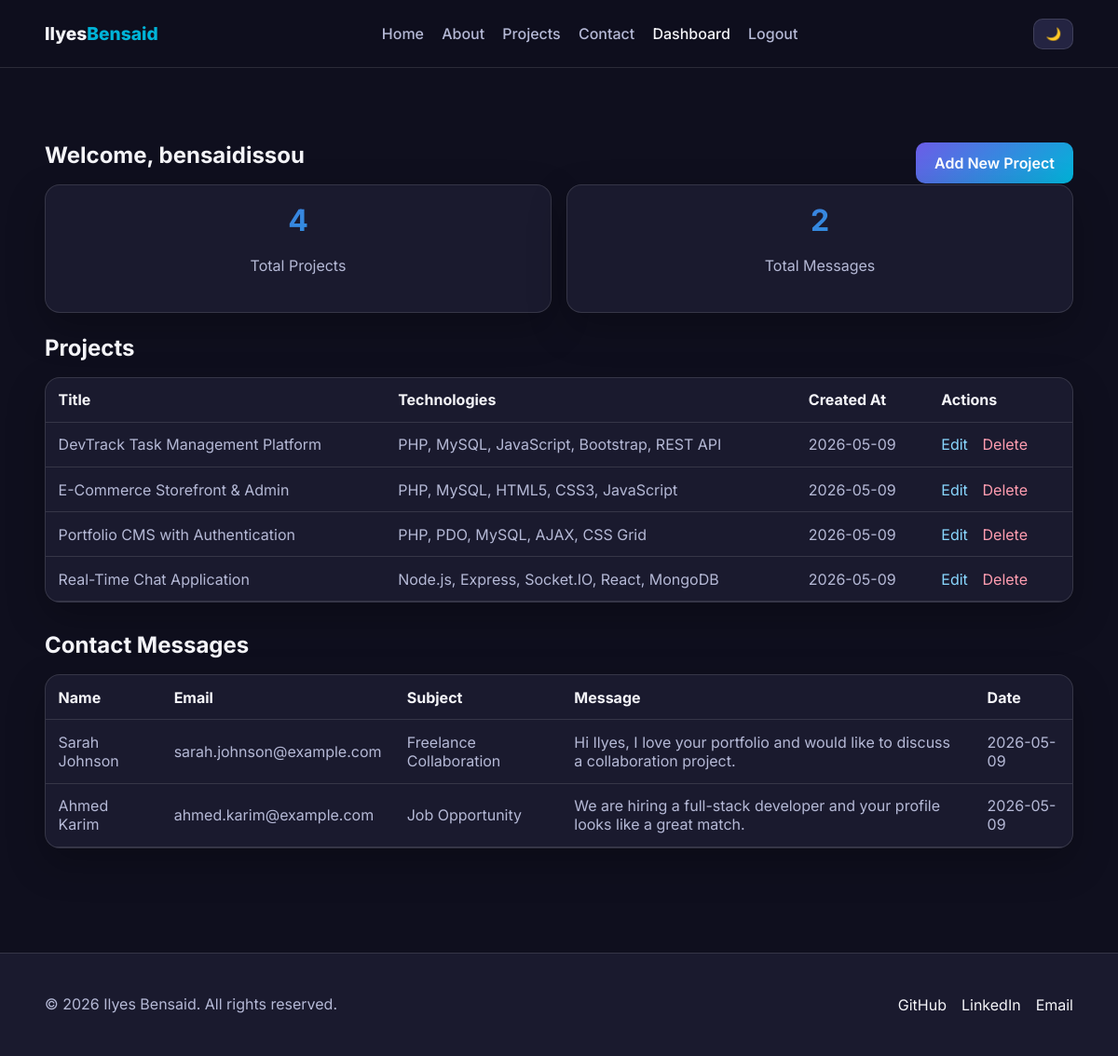
Page /dashboard/index.php (signed in) on the committed database.
### tables this page shows
CREATE TABLE projects (
    id INT UNSIGNED AUTO_INCREMENT PRIMARY KEY,
    title VARCHAR(150) NOT NULL,
    description TEXT NOT NULL,
    technologies VARCHAR(255) NOT NULL,
    image_url VARCHAR(255) NOT NULL,
    github_link VARCHAR(255) NOT NULL,
    demo_link VARCHAR(255) NOT NULL,
    created_at TIMESTAMP DEFAULT CURRENT_TIMESTAMP
);

CREATE TABLE contacts (
    id INT UNSIGNED AUTO_INCREMENT PRIMARY KEY,
    name VARCHAR(100) NOT NULL,
    email VARCHAR(120) NOT NULL,
    subject VARCHAR(150) NOT NULL,
    message TEXT NOT NULL,
    created_at TIMESTAMP DEFAULT CURRENT_TIMESTAMP
);

### includes/auth.php (called while the page is built, shortened)
<?php
function getBasePath(): string
{
    $scriptDir = str_replace('\\', '/', dirname($_SERVER['SCRIPT_NAME'] ?? ''));
    $scriptDir = rtrim($scriptDir, '/');
    foreach (['/dashboard', '/ajax', '/includes', '/assets', '/database'] as $suffix) {
        if (str_ends_with($scriptDir, $suffix)) {
            $scriptDir = substr($scriptDir, 0, -strlen($suffix));
            break;
        }
    }
    return rtrim($scriptDir, '/');
}
function appUrl(string $path = ''): string
{
    $basePath = getBasePath();
    $cleanPath = ltrim($path, '/');
    return ($basePath !== '' ? $basePath : '') . '/' . $cleanPath;
}
function e(string $value): string
{
    return htmlspecialchars($value, ENT_QUOTES, 'UTF-8');
}
function generateCsrfToken(): string
{
    return $_SESSION['csrf_token'];
}
function isLoggedIn(): bool
{
    if (!empty($_SESSION['user'])) {
        return true;
    }
    return loginFromRememberCookie();
}
function getCurrentUser(): ?array
{
    return $_SESSION['user'] ?? null;
}

### dashboard/index.php (the view, shortened to what this page needs)
<?php
require_once __DIR__ . '/../includes/auth.php';
$currentPage = 'dashboard';
$user = getCurrentUser();
$pdo = getPDO();
$totalProjects = (int) $pdo->query('SELECT COUNT(*) FROM projects')->fetchColumn();
$totalMessages = (int) $pdo->query('SELECT COUNT(*) FROM contacts')->fetchColumn();
$projectsStmt = $pdo->query('SELECT id, title, technologies, created_at FROM projects ORDER BY created_at DESC');
$projects = $projectsStmt->fetchAll();
$messagesStmt = $pdo->query('SELECT id, name, email, subject, message, created_at FROM contacts ORDER BY created_at DESC');
$messages = $messagesStmt->fetchAll();
require_once __DIR__ . '/../includes/header.php';
?>
<section class="section dashboard-section">
    <div class="container">
        <div class="section-heading">
            <h1>Welcome, <?= e($user['username'] ?? 'Admin'); ?></h1>
            <a href="<?= e(appUrl('dashboard/add-project.php')); ?>" class="btn btn-primary">Add New Project</a>
        </div>
        <div class="stats-grid">
            <article class="stat-card">
                <h3><?= $totalProjects; ?></h3>
                <p>Total Projects</p>
            </article>
            <article class="stat-card">
                <h3><?= $totalMessages; ?></h3>
                <p>Total Messages</p>
            </article>
        </div>
        <h2>Projects</h2>
        <div class="table-wrapper">
            <table>
                <thead>
                    <tr>
                        <th>Title</th>
                        <th>Technologies</th>
                        <th>Created At</th>
                        <th>Actions</th>
                    </tr>
                </thead>
                <tbody>
                    <?php foreach ($projects as $project): ?>
                        <tr>
                            <td><?= e($project['title']); ?></td>
                            <td><?= e($project['technologies']); ?></td>
                            <td><?= e(date('Y-m-d', strtotime($project['created_at']))); ?></td>
                            <td>
                                <a href="<?= e(appUrl('dashboard/edit-project.php?id=' . (int) $project['id'])); ?>" class="table-link">Edit</a>
                                <a href="<?= e(appUrl('dashboard/delete-project.php?id=' . (int) $project['id'] . '&csrf_token=' . urlencode(generateCsrfToken()))); ?>" class="table-link danger" onclick="return confirm('Delete this project?');">Delete</a>
                            </td>
                        </tr>
                    <?php endforeach; ?>
                </tbody>
            </table>
        </div>
        <h2>Contact Messages</h2>
        <div class="table-wrapper">
            <table>
                <thead>
                    <tr>
                        <th>Name</th>
                        <th>Email</th>
                        <th>Subject</th>
                        <th>Message</th>
                        <th>Date</th>
                    </tr>
                </thead>
                <tbody>
                    <?php foreach ($messages as $message): ?>
                        <tr>
                            <td><?= e($message['name']); ?></td>
                            <td><?= e($message['email']); ?></td>
                            <td><?= e($message['subject']); ?></td>
                            <td><?= e($message['message']); ?></td>
                            <td><?= e(date('Y-m-d', strtotime($message['created_at']))); ?></td>
                        </tr>
                    <?php endforeach; ?>
                </tbody>
            </table>
        </div>
    </div>
</section>
<?php require_once __DIR__ . '/../includes/footer.php'; ?>

### includes/header.php (shortened to what this page needs)
<?php
require_once __DIR__ . '/auth.php';
$currentPage = $currentPage ?? '';
?>
<!DOCTYPE html>
<html lang="en">
<head>
    <link rel="stylesheet" href="<?= e(appUrl('assets/css/style.css')); ?>">
</head>
<body>
<header class="site-header">
    <nav class="navbar container" aria-label="Main Navigation">
        <a href="<?= e(appUrl('index.php')); ?>" class="logo">Ilyes<span>Bensaid</span></a>
        <ul class="nav-links" id="navLinks">
            <li><a href="<?= e(appUrl('index.php')); ?>" class="<?= $currentPage === 'home' ? 'active' : ''; ?>">Home</a></li>
            <li><a href="<?= e(appUrl('about.php')); ?>" class="<?= $currentPage === 'about' ? 'active' : ''; ?>">About</a></li>
            <li><a href="<?= e(appUrl('projects.php')); ?>" class="<?= $currentPage === 'projects' ? 'active' : ''; ?>">Projects</a></li>
            <li><a href="<?= e(appUrl('contact.php')); ?>" class="<?= $currentPage === 'contact' ? 'active' : ''; ?>">Contact</a></li>
            <?php if (isLoggedIn()): ?>
                <li><a href="<?= e(appUrl('dashboard/index.php')); ?>" class="<?= $currentPage === 'dashboard' ? 'active' : ''; ?>">Dashboard</a></li>
                <li><a href="<?= e(appUrl('dashboard/logout.php')); ?>">Logout</a></li>
            <?php else: ?>
                <li><a href="<?= e(appUrl('login.php')); ?>" class="<?= $currentPage === 'login' ? 'active' : ''; ?>">Login</a></li>
            <?php endif; ?>
        </ul>
        <button class="theme-toggle" id="themeToggle" aria-label="Toggle dark mode">
            <span id="themeIcon">🌙</span>
        </button>
    </nav>
</header>
<main>

### includes/footer.php (shortened to what this page needs)
</main>
<footer class="site-footer">
    <div class="container footer-content">
        <p>&copy; <?= date('Y'); ?> Ilyes Bensaid. All rights reserved.</p>
        <div class="social-links">
            <a href="https://github.com" target="_blank" rel="noopener noreferrer">GitHub</a>
            <a href="https://linkedin.com" target="_blank" rel="noopener noreferrer">LinkedIn</a>
            <a href="mailto:ilyes.bensaid@outlook.com">Email</a>
        </div>
    </div>
</footer>
</body>
</html>

### assets/css/style.css (style rules this page uses)
:root { --bg-primary: #0f0f1e; --bg-secondary: #1a1a2e; --surface: #242442; --text-primary: #f4f4f8; --text-secondary: #b5b9d6; --border: rgba(255, 255, 255, 0.12); --gradient: linear-gradient(135deg, #6c5ce7, #00b4d8); --shadow: 0 16px 40px rgba(0, 0, 0, 0.25); }
* { box-sizing: border-box; }
html { scroll-behavior: smooth; }
body { margin: 0; font-family: 'Inter', sans-serif; background: var(--bg-primary); color: var(--text-primary); transition: background 0.25s ease, color 0.25s ease; }
a { color: inherit; text-decoration: none; }
.container { width: min(1120px, 92%); margin: 0 auto; }
.section { padding: 5rem 0; }
h1, h2, h3 { margin: 0 0 1rem; line-height: 1.2; }
p { color: var(--text-secondary); line-height: 1.7; }
.site-header { position: sticky; top: 0; z-index: 1000; backdrop-filter: blur(10px); background: color-mix(in srgb, var(--bg-primary) 85%, transparent); border-bottom: 1px solid var(--border); }
.navbar { display: flex; align-items: center; justify-content: space-between; min-height: 72px; }
.logo { font-size: 1.2rem; font-weight: 800; }
.logo span { color: #00b4d8; }
.nav-links { list-style: none; display: flex; align-items: center; gap: 1.2rem; margin: 0; padding: 0; }
.nav-links a { color: var(--text-secondary); font-weight: 500; transition: color 0.2s ease; }
.nav-links a:hover, .nav-links a.active { color: var(--text-primary); }
.theme-toggle, .menu-toggle { border: 1px solid var(--border); background: var(--surface); color: var(--text-primary); cursor: pointer; border-radius: 10px; }
.theme-toggle { padding: 0.5rem 0.75rem; margin-left: 0.8rem; }
.hero-card, .skill-card, .project-card, .stat-card, .timeline-item, .table-wrapper, .contact-form, .alert { background: var(--bg-secondary); border: 1px solid var(--border); border-radius: 16px; box-shadow: var(--shadow); }
.btn { display: inline-flex; align-items: center; justify-content: center; gap: .4rem; padding: .75rem 1.25rem; border-radius: 10px; border: none; font-weight: 600; cursor: pointer; transition: transform .2s ease, opacity .2s ease; }
.btn-primary { background: var(--gradient); color: #fff; }
.section-heading { display: flex; justify-content: space-between; align-items: center; gap: 1rem; flex-wrap: wrap; }
.stats-grid { display: grid; grid-template-columns: repeat(auto-fit, minmax(200px, 1fr)); gap: 1rem; margin-bottom: 1.5rem; }
.stat-card { padding: 1.2rem; text-align: center; }
.stat-card h3 { font-size: 2rem; background: var(--gradient); -webkit-background-clip: text; -webkit-text-fill-color: transparent; }
.table-wrapper { overflow-x: auto; margin-bottom: 2rem; }
table { width: 100%; border-collapse: collapse; min-width: 760px; }
th, td { padding: .85rem; border-bottom: 1px solid var(--border); text-align: left; color: var(--text-secondary); }
th { color: var(--text-primary); }
.table-link { color: #89d7ff; margin-right: .7rem; }
.table-link.danger { color: #ff9db0; }
.site-footer { border-top: 1px solid var(--border); padding: 1.6rem 0; background: var(--bg-secondary); }
.footer-content { display: flex; justify-content: space-between; align-items: center; gap: 1rem; flex-wrap: wrap; }
.social-links { display: flex; gap: 1rem; }

### rows in the picture
projects: title "DevTrack Task Management Platform", technologies "PHP, MySQL, JavaScript, Bootstrap, REST API", created_at "2026-05-09"
projects: title "E-Commerce Storefront & Admin", technologies "PHP, MySQL, HTML5, CSS3, JavaScript", created_at "2026-05-09"
projects: title "Portfolio CMS with Authentication", technologies "PHP, PDO, MySQL, AJAX, CSS Grid", created_at "2026-05-09"
projects: title "Real-Time Chat Application", technologies "Node.js, Express, Socket.IO, React, MongoDB", created_at "2026-05-09"
contacts: name "Sarah Johnson", email "sarah.johnson@example.com", subject "Freelance Collaboration", message "Hi Ilyes, I love your portfolio and would like to discuss a collaboration project.", created_at "2026-05-09"
contacts: name "Ahmed Karim", email "ahmed.karim@example.com", subject "Job Opportunity", message "We are hiring a full-stack developer and your profile looks like a great match.", created_at "2026-05-09"

### other values in the picture
$user['username'] "bensaidissou"
$totalProjects "4"
$totalMessages "2"
